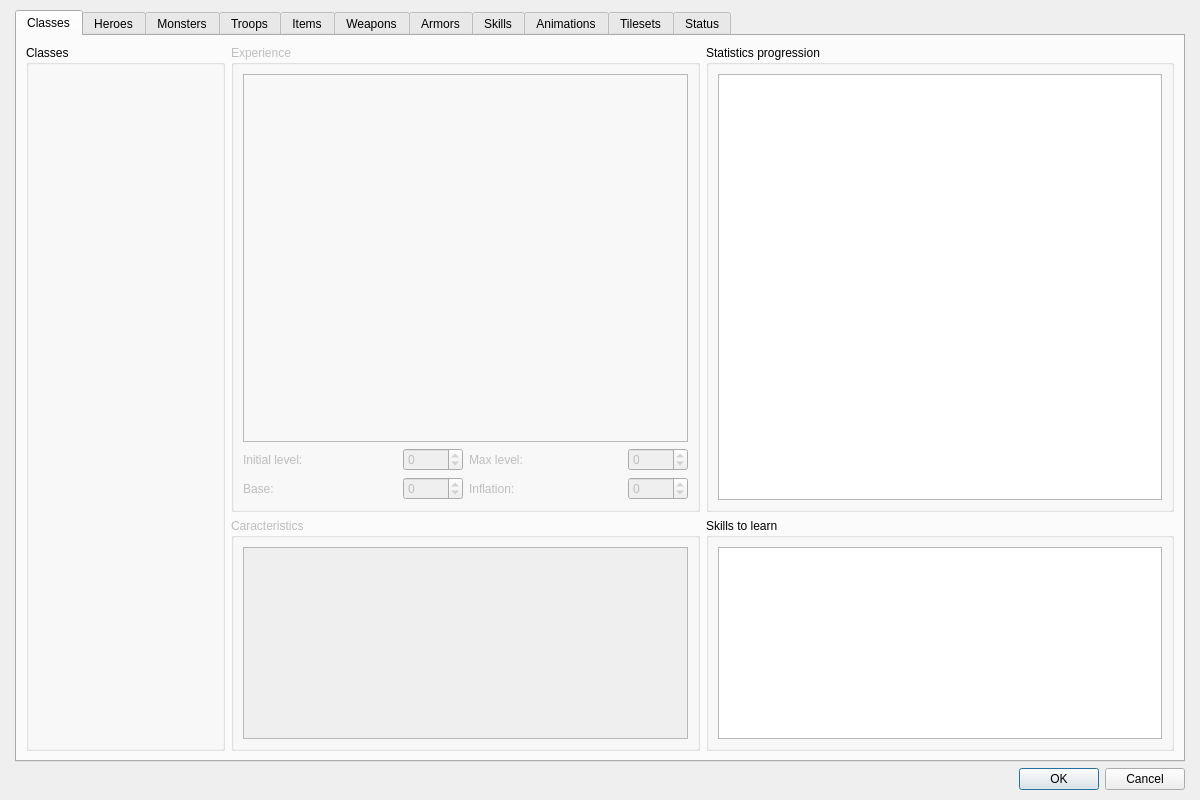
<?xml version="1.0" encoding="UTF-8"?>
<ui version="4.0">
 <class>DialogDatas</class>
 <widget class="QDialog" name="DialogDatas">
  <property name="geometry">
   <rect>
    <x>0</x>
    <y>0</y>
    <width>1200</width>
    <height>800</height>
   </rect>
  </property>
  <property name="minimumSize">
   <size>
    <width>1200</width>
    <height>800</height>
   </size>
  </property>
  <property name="maximumSize">
   <size>
    <width>1200</width>
    <height>800</height>
   </size>
  </property>
  <property name="contextMenuPolicy">
   <enum>Qt::CustomContextMenu</enum>
  </property>
  <property name="windowTitle">
   <string>Datas Manager</string>
  </property>
  <layout class="QGridLayout" name="gridLayout_14">
   <property name="leftMargin">
    <number>15</number>
   </property>
   <property name="topMargin">
    <number>10</number>
   </property>
   <property name="rightMargin">
    <number>15</number>
   </property>
   <property name="bottomMargin">
    <number>10</number>
   </property>
   <item row="0" column="0">
    <layout class="QVBoxLayout" name="verticalLayout">
     <item>
      <widget class="QTabWidget" name="tabWidget">
       <property name="currentIndex">
        <number>0</number>
       </property>
       <property name="elideMode">
        <enum>Qt::ElideNone</enum>
       </property>
       <property name="usesScrollButtons">
        <bool>true</bool>
       </property>
       <widget class="QWidget" name="tab_8">
        <attribute name="title">
         <string>Classes</string>
        </attribute>
        <layout class="QGridLayout" name="gridLayout_39">
         <item row="0" column="0">
          <layout class="QHBoxLayout" name="horizontalLayout_5" stretch="0,1">
           <item>
            <widget class="QGroupBox" name="groupBox_18">
             <property name="minimumSize">
              <size>
               <width>0</width>
               <height>0</height>
              </size>
             </property>
             <property name="maximumSize">
              <size>
               <width>16777215</width>
               <height>16777215</height>
              </size>
             </property>
             <property name="title">
              <string>Classes</string>
             </property>
             <layout class="QGridLayout" name="gridLayout_23">
              <item row="0" column="0">
               <widget class="PanelSuperList" name="panelSuperListClasses" native="true">
                <property name="minimumSize">
                 <size>
                  <width>175</width>
                  <height>0</height>
                 </size>
                </property>
                <property name="maximumSize">
                 <size>
                  <width>175</width>
                  <height>16777215</height>
                 </size>
                </property>
               </widget>
              </item>
             </layout>
            </widget>
           </item>
           <item>
            <layout class="QGridLayout" name="gridLayout_37" rowstretch="2,1">
             <item row="0" column="0">
              <widget class="QGroupBox" name="groupBox_30">
               <property name="enabled">
                <bool>false</bool>
               </property>
               <property name="title">
                <string>Experience</string>
               </property>
               <layout class="QGridLayout" name="gridLayout_38">
                <item row="0" column="0">
                 <layout class="QVBoxLayout" name="verticalLayout_21" stretch="1,0">
                  <item>
                   <widget class="QFrame" name="frame">
                    <property name="frameShape">
                     <enum>QFrame::StyledPanel</enum>
                    </property>
                    <property name="frameShadow">
                     <enum>QFrame::Raised</enum>
                    </property>
                   </widget>
                  </item>
                  <item>
                   <layout class="QGridLayout" name="gridLayout_28" columnstretch="0,1,0,1">
                    <item row="1" column="3">
                     <widget class="QSpinBox" name="spinBoxClassInflation">
                      <property name="maximumSize">
                       <size>
                        <width>60</width>
                        <height>16777215</height>
                       </size>
                      </property>
                      <property name="minimum">
                       <number>-999999999</number>
                      </property>
                      <property name="maximum">
                       <number>999999999</number>
                      </property>
                     </widget>
                    </item>
                    <item row="1" column="0">
                     <widget class="QLabel" name="label_16">
                      <property name="text">
                       <string>Base:</string>
                      </property>
                     </widget>
                    </item>
                    <item row="0" column="0">
                     <widget class="QLabel" name="label_14">
                      <property name="text">
                       <string>Initial level:</string>
                      </property>
                     </widget>
                    </item>
                    <item row="0" column="1">
                     <widget class="QSpinBox" name="spinBoxClassInitialLevel">
                      <property name="maximumSize">
                       <size>
                        <width>60</width>
                        <height>16777215</height>
                       </size>
                      </property>
                      <property name="minimum">
                       <number>-999999999</number>
                      </property>
                      <property name="maximum">
                       <number>999999999</number>
                      </property>
                     </widget>
                    </item>
                    <item row="0" column="2">
                     <widget class="QLabel" name="label_15">
                      <property name="text">
                       <string>Max level:</string>
                      </property>
                     </widget>
                    </item>
                    <item row="0" column="3">
                     <widget class="QSpinBox" name="spinBoxClassMaxLevel">
                      <property name="maximumSize">
                       <size>
                        <width>60</width>
                        <height>16777215</height>
                       </size>
                      </property>
                      <property name="minimum">
                       <number>-999999999</number>
                      </property>
                      <property name="maximum">
                       <number>999999999</number>
                      </property>
                     </widget>
                    </item>
                    <item row="1" column="1">
                     <widget class="QSpinBox" name="spinBoxClassBase">
                      <property name="maximumSize">
                       <size>
                        <width>60</width>
                        <height>16777215</height>
                       </size>
                      </property>
                      <property name="minimum">
                       <number>-999999999</number>
                      </property>
                      <property name="maximum">
                       <number>999999999</number>
                      </property>
                     </widget>
                    </item>
                    <item row="1" column="2">
                     <widget class="QLabel" name="label_17">
                      <property name="text">
                       <string>Inflation:</string>
                      </property>
                     </widget>
                    </item>
                   </layout>
                  </item>
                 </layout>
                </item>
               </layout>
              </widget>
             </item>
             <item row="0" column="1">
              <widget class="QGroupBox" name="groupBox_20">
               <property name="title">
                <string>Statistics progression</string>
               </property>
               <layout class="QGridLayout" name="gridLayout_26">
                <item row="0" column="0">
                 <widget class="WidgetSuperTree" name="treeViewStatisticsProgression">
                  <property name="editTriggers">
                   <set>QAbstractItemView::NoEditTriggers</set>
                  </property>
                  <property name="indentation">
                   <number>0</number>
                  </property>
                 </widget>
                </item>
               </layout>
              </widget>
             </item>
             <item row="1" column="0">
              <widget class="QGroupBox" name="groupBox_29">
               <property name="enabled">
                <bool>false</bool>
               </property>
               <property name="title">
                <string>Caracteristics</string>
               </property>
               <layout class="QGridLayout" name="gridLayout_27">
                <item row="0" column="0">
                 <widget class="QTreeView" name="treeView_2">
                  <property name="editTriggers">
                   <set>QAbstractItemView::NoEditTriggers</set>
                  </property>
                 </widget>
                </item>
               </layout>
              </widget>
             </item>
             <item row="1" column="1">
              <widget class="QGroupBox" name="groupBox_21">
               <property name="title">
                <string>Skills to learn</string>
               </property>
               <layout class="QGridLayout" name="gridLayout_25">
                <item row="0" column="0">
                 <widget class="WidgetSuperTree" name="treeViewClassSkills">
                  <property name="verticalScrollBarPolicy">
                   <enum>Qt::ScrollBarAsNeeded</enum>
                  </property>
                  <property name="horizontalScrollBarPolicy">
                   <enum>Qt::ScrollBarAlwaysOff</enum>
                  </property>
                  <property name="editTriggers">
                   <set>QAbstractItemView::NoEditTriggers</set>
                  </property>
                  <property name="showDropIndicator" stdset="0">
                   <bool>false</bool>
                  </property>
                  <property name="indentation">
                   <number>0</number>
                  </property>
                 </widget>
                </item>
               </layout>
              </widget>
             </item>
            </layout>
           </item>
          </layout>
         </item>
        </layout>
       </widget>
       <widget class="QWidget" name="tab_6">
        <attribute name="title">
         <string>Heroes</string>
        </attribute>
        <layout class="QGridLayout" name="gridLayout_3">
         <item row="0" column="0">
          <layout class="QHBoxLayout" name="horizontalLayout_8" stretch="0,1">
           <item>
            <widget class="QGroupBox" name="groupBox_16">
             <property name="minimumSize">
              <size>
               <width>0</width>
               <height>0</height>
              </size>
             </property>
             <property name="maximumSize">
              <size>
               <width>16777215</width>
               <height>16777215</height>
              </size>
             </property>
             <property name="title">
              <string>Heroes</string>
             </property>
             <layout class="QGridLayout" name="gridLayout_21">
              <item row="0" column="0">
               <widget class="PanelSuperList" name="panelSuperListHeroes" native="true">
                <property name="minimumSize">
                 <size>
                  <width>175</width>
                  <height>0</height>
                 </size>
                </property>
                <property name="maximumSize">
                 <size>
                  <width>175</width>
                  <height>16777215</height>
                 </size>
                </property>
               </widget>
              </item>
             </layout>
            </widget>
           </item>
           <item>
            <widget class="QWidget" name="widget" native="true">
             <widget class="QWidget" name="layoutWidget_2">
              <property name="geometry">
               <rect>
                <x>10</x>
                <y>10</y>
                <width>161</width>
                <height>46</height>
               </rect>
              </property>
              <layout class="QVBoxLayout" name="verticalLayout_19" stretch="0,1">
               <property name="spacing">
                <number>0</number>
               </property>
               <item>
                <widget class="QLabel" name="label_13">
                 <property name="text">
                  <string>Class:</string>
                 </property>
                </widget>
               </item>
               <item>
                <widget class="QComboBox" name="comboBoxHeroClass"/>
               </item>
              </layout>
             </widget>
            </widget>
           </item>
          </layout>
         </item>
        </layout>
       </widget>
       <widget class="QWidget" name="tab_10">
        <attribute name="title">
         <string>Monsters</string>
        </attribute>
        <layout class="QGridLayout" name="gridLayout_5">
         <item row="0" column="0">
          <layout class="QHBoxLayout" name="horizontalLayout_9" stretch="0,1">
           <item>
            <widget class="QGroupBox" name="groupBox_17">
             <property name="minimumSize">
              <size>
               <width>0</width>
               <height>0</height>
              </size>
             </property>
             <property name="maximumSize">
              <size>
               <width>16777215</width>
               <height>16777215</height>
              </size>
             </property>
             <property name="title">
              <string>Monsters</string>
             </property>
             <layout class="QGridLayout" name="gridLayout_22">
              <item row="0" column="0">
               <widget class="PanelSuperList" name="panelSuperListMonsters" native="true">
                <property name="minimumSize">
                 <size>
                  <width>175</width>
                  <height>0</height>
                 </size>
                </property>
                <property name="maximumSize">
                 <size>
                  <width>175</width>
                  <height>16777215</height>
                 </size>
                </property>
               </widget>
              </item>
             </layout>
            </widget>
           </item>
           <item>
            <widget class="QWidget" name="widget_2" native="true">
             <widget class="QWidget" name="layoutWidget_4">
              <property name="geometry">
               <rect>
                <x>10</x>
                <y>10</y>
                <width>161</width>
                <height>46</height>
               </rect>
              </property>
              <layout class="QVBoxLayout" name="verticalLayout_20" stretch="0,1">
               <property name="spacing">
                <number>0</number>
               </property>
               <item>
                <widget class="QLabel" name="label_18">
                 <property name="text">
                  <string>Class:</string>
                 </property>
                </widget>
               </item>
               <item>
                <widget class="QComboBox" name="comboBoxMonsterClass"/>
               </item>
              </layout>
             </widget>
             <widget class="QPushButton" name="pushButtonMonsterbattleRewards">
              <property name="enabled">
               <bool>false</bool>
              </property>
              <property name="geometry">
               <rect>
                <x>440</x>
                <y>30</y>
                <width>171</width>
                <height>25</height>
               </rect>
              </property>
              <property name="text">
               <string>Configure battle...</string>
              </property>
             </widget>
            </widget>
           </item>
          </layout>
         </item>
        </layout>
       </widget>
       <widget class="QWidget" name="tab_11">
        <attribute name="title">
         <string>Troops</string>
        </attribute>
        <layout class="QGridLayout" name="gridLayout_2">
         <item row="0" column="0">
          <layout class="QHBoxLayout" name="horizontalLayout_3" stretch="0,1">
           <item>
            <widget class="QGroupBox" name="groupBox_19">
             <property name="enabled">
              <bool>false</bool>
             </property>
             <property name="minimumSize">
              <size>
               <width>0</width>
               <height>0</height>
              </size>
             </property>
             <property name="maximumSize">
              <size>
               <width>16777215</width>
               <height>16777215</height>
              </size>
             </property>
             <property name="title">
              <string>Troops</string>
             </property>
             <layout class="QGridLayout" name="gridLayout_24">
              <item row="0" column="0">
               <widget class="PanelSuperList" name="panelSuperListTroops" native="true">
                <property name="minimumSize">
                 <size>
                  <width>175</width>
                  <height>0</height>
                 </size>
                </property>
                <property name="maximumSize">
                 <size>
                  <width>175</width>
                  <height>16777215</height>
                 </size>
                </property>
               </widget>
              </item>
             </layout>
            </widget>
           </item>
           <item>
            <layout class="QVBoxLayout" name="verticalLayout_4" stretch="0,0,1">
             <property name="spacing">
              <number>15</number>
             </property>
             <item>
              <layout class="QHBoxLayout" name="horizontalLayout">
               <item>
                <widget class="QLabel" name="label_3">
                 <property name="enabled">
                  <bool>false</bool>
                 </property>
                 <property name="text">
                  <string>Battle map:</string>
                 </property>
                </widget>
               </item>
               <item>
                <widget class="QComboBox" name="comboBox">
                 <property name="enabled">
                  <bool>false</bool>
                 </property>
                 <property name="minimumSize">
                  <size>
                   <width>160</width>
                   <height>0</height>
                  </size>
                 </property>
                 <property name="maximumSize">
                  <size>
                   <width>160</width>
                   <height>16777215</height>
                  </size>
                 </property>
                </widget>
               </item>
               <item>
                <spacer name="horizontalSpacer">
                 <property name="orientation">
                  <enum>Qt::Horizontal</enum>
                 </property>
                 <property name="sizeHint" stdset="0">
                  <size>
                   <width>248</width>
                   <height>20</height>
                  </size>
                 </property>
                </spacer>
               </item>
               <item>
                <widget class="QPushButton" name="pushButton">
                 <property name="enabled">
                  <bool>false</bool>
                 </property>
                 <property name="text">
                  <string>Test...</string>
                 </property>
                </widget>
               </item>
              </layout>
             </item>
             <item>
              <layout class="QHBoxLayout" name="horizontalLayout_2" stretch="1,1">
               <item>
                <widget class="QGroupBox" name="groupBox_3">
                 <property name="enabled">
                  <bool>false</bool>
                 </property>
                 <property name="title">
                  <string>Monsters list</string>
                 </property>
                 <layout class="QGridLayout" name="gridLayout">
                  <item row="0" column="0">
                   <widget class="WidgetSuperTree" name="treeViewMonstersList">
                    <property name="maximumSize">
                     <size>
                      <width>16777215</width>
                      <height>16777215</height>
                     </size>
                    </property>
                    <property name="indentation">
                     <number>0</number>
                    </property>
                   </widget>
                  </item>
                 </layout>
                </widget>
               </item>
               <item>
                <spacer name="horizontalSpacer_2">
                 <property name="orientation">
                  <enum>Qt::Horizontal</enum>
                 </property>
                 <property name="sizeHint" stdset="0">
                  <size>
                   <width>288</width>
                   <height>228</height>
                  </size>
                 </property>
                </spacer>
               </item>
              </layout>
             </item>
             <item>
              <widget class="QGroupBox" name="groupBox_2">
               <property name="enabled">
                <bool>false</bool>
               </property>
               <property name="title">
                <string>States</string>
               </property>
              </widget>
             </item>
            </layout>
           </item>
          </layout>
         </item>
        </layout>
       </widget>
       <widget class="QWidget" name="tab_2">
        <attribute name="title">
         <string>Items</string>
        </attribute>
        <layout class="QGridLayout" name="gridLayout_6">
         <item row="0" column="0">
          <layout class="QHBoxLayout" name="horizontalLayout_10" stretch="0,1">
           <item>
            <widget class="QGroupBox" name="groupBox_12">
             <property name="minimumSize">
              <size>
               <width>0</width>
               <height>0</height>
              </size>
             </property>
             <property name="maximumSize">
              <size>
               <width>16777215</width>
               <height>16777215</height>
              </size>
             </property>
             <property name="title">
              <string>Items</string>
             </property>
             <layout class="QGridLayout" name="gridLayout_17">
              <property name="leftMargin">
               <number>9</number>
              </property>
              <property name="topMargin">
               <number>9</number>
              </property>
              <property name="rightMargin">
               <number>9</number>
              </property>
              <property name="bottomMargin">
               <number>9</number>
              </property>
              <item row="0" column="0">
               <widget class="PanelSuperList" name="panelSuperListItems" native="true">
                <property name="minimumSize">
                 <size>
                  <width>175</width>
                  <height>0</height>
                 </size>
                </property>
                <property name="maximumSize">
                 <size>
                  <width>175</width>
                  <height>16777215</height>
                 </size>
                </property>
               </widget>
              </item>
             </layout>
            </widget>
           </item>
           <item>
            <widget class="QWidget" name="widget_3" native="true">
             <widget class="QWidget" name="layoutWidget_5">
              <property name="geometry">
               <rect>
                <x>10</x>
                <y>10</y>
                <width>161</width>
                <height>46</height>
               </rect>
              </property>
              <layout class="QVBoxLayout" name="verticalLayout_18" stretch="0,1">
               <property name="spacing">
                <number>0</number>
               </property>
               <item>
                <widget class="QLabel" name="label_12">
                 <property name="text">
                  <string>Type:</string>
                 </property>
                </widget>
               </item>
               <item>
                <widget class="QComboBox" name="comboBoxItemType">
                 <item>
                  <property name="text">
                   <string>None</string>
                  </property>
                 </item>
                </widget>
               </item>
              </layout>
             </widget>
             <widget class="QCheckBox" name="checkBoxItemConsumable">
              <property name="geometry">
               <rect>
                <x>10</x>
                <y>70</y>
                <width>161</width>
                <height>21</height>
               </rect>
              </property>
              <property name="text">
               <string>Consumable</string>
              </property>
             </widget>
            </widget>
           </item>
          </layout>
         </item>
        </layout>
       </widget>
       <widget class="QWidget" name="tab_4">
        <attribute name="title">
         <string>Weapons</string>
        </attribute>
        <layout class="QGridLayout" name="gridLayout_7">
         <item row="0" column="0">
          <layout class="QHBoxLayout" name="horizontalLayout_11" stretch="0,1">
           <item>
            <widget class="QGroupBox" name="groupBox_14">
             <property name="minimumSize">
              <size>
               <width>0</width>
               <height>0</height>
              </size>
             </property>
             <property name="maximumSize">
              <size>
               <width>16777215</width>
               <height>16777215</height>
              </size>
             </property>
             <property name="title">
              <string>Weapons</string>
             </property>
             <layout class="QGridLayout" name="gridLayout_19">
              <item row="0" column="0">
               <widget class="PanelSuperList" name="panelSuperListWeapons" native="true">
                <property name="minimumSize">
                 <size>
                  <width>175</width>
                  <height>0</height>
                 </size>
                </property>
                <property name="maximumSize">
                 <size>
                  <width>175</width>
                  <height>16777215</height>
                 </size>
                </property>
               </widget>
              </item>
             </layout>
            </widget>
           </item>
           <item>
            <widget class="QWidget" name="widget_4" native="true">
             <widget class="QWidget" name="layoutWidget_1">
              <property name="geometry">
               <rect>
                <x>10</x>
                <y>10</y>
                <width>161</width>
                <height>50</height>
               </rect>
              </property>
              <layout class="QVBoxLayout" name="verticalLayout_2">
               <property name="spacing">
                <number>0</number>
               </property>
               <item>
                <widget class="QLabel" name="label">
                 <property name="text">
                  <string>Kind:</string>
                 </property>
                </widget>
               </item>
               <item>
                <widget class="QComboBox" name="comboBoxWeaponKind"/>
               </item>
              </layout>
             </widget>
            </widget>
           </item>
          </layout>
         </item>
        </layout>
       </widget>
       <widget class="QWidget" name="tab_5">
        <attribute name="title">
         <string>Armors</string>
        </attribute>
        <layout class="QGridLayout" name="gridLayout_8">
         <item row="0" column="0">
          <layout class="QHBoxLayout" name="horizontalLayout_12" stretch="0,1">
           <item>
            <widget class="QGroupBox" name="groupBox_15">
             <property name="minimumSize">
              <size>
               <width>0</width>
               <height>0</height>
              </size>
             </property>
             <property name="maximumSize">
              <size>
               <width>16777215</width>
               <height>16777215</height>
              </size>
             </property>
             <property name="title">
              <string>Armors</string>
             </property>
             <layout class="QGridLayout" name="gridLayout_20">
              <item row="0" column="0">
               <widget class="PanelSuperList" name="panelSuperListArmors" native="true">
                <property name="minimumSize">
                 <size>
                  <width>175</width>
                  <height>0</height>
                 </size>
                </property>
                <property name="maximumSize">
                 <size>
                  <width>175</width>
                  <height>16777215</height>
                 </size>
                </property>
               </widget>
              </item>
             </layout>
            </widget>
           </item>
           <item>
            <widget class="QWidget" name="widget_5" native="true">
             <widget class="QWidget" name="layoutWidget_3">
              <property name="geometry">
               <rect>
                <x>10</x>
                <y>10</y>
                <width>161</width>
                <height>50</height>
               </rect>
              </property>
              <layout class="QVBoxLayout" name="verticalLayout_3">
               <property name="spacing">
                <number>0</number>
               </property>
               <item>
                <widget class="QLabel" name="label_2">
                 <property name="text">
                  <string>Kind:</string>
                 </property>
                </widget>
               </item>
               <item>
                <widget class="QComboBox" name="comboBoxArmorKind"/>
               </item>
              </layout>
             </widget>
            </widget>
           </item>
          </layout>
         </item>
        </layout>
       </widget>
       <widget class="QWidget" name="tab_3">
        <attribute name="title">
         <string>Skills</string>
        </attribute>
        <layout class="QGridLayout" name="gridLayout_9">
         <item row="0" column="0">
          <layout class="QHBoxLayout" name="horizontalLayout_13" stretch="0,1">
           <item>
            <widget class="QGroupBox" name="groupBox_13">
             <property name="minimumSize">
              <size>
               <width>0</width>
               <height>0</height>
              </size>
             </property>
             <property name="maximumSize">
              <size>
               <width>16777215</width>
               <height>16777215</height>
              </size>
             </property>
             <property name="title">
              <string>Skills</string>
             </property>
             <layout class="QGridLayout" name="gridLayout_18">
              <item row="0" column="0">
               <widget class="PanelSuperList" name="panelSuperListSkills" native="true">
                <property name="minimumSize">
                 <size>
                  <width>175</width>
                  <height>0</height>
                 </size>
                </property>
                <property name="maximumSize">
                 <size>
                  <width>175</width>
                  <height>16777215</height>
                 </size>
                </property>
               </widget>
              </item>
             </layout>
            </widget>
           </item>
           <item>
            <widget class="QWidget" name="widget_6" native="true"/>
           </item>
          </layout>
         </item>
        </layout>
       </widget>
       <widget class="QWidget" name="tab">
        <attribute name="title">
         <string>Animations</string>
        </attribute>
       </widget>
       <widget class="QWidget" name="tab_7">
        <attribute name="title">
         <string>Tilesets</string>
        </attribute>
        <layout class="QGridLayout" name="gridLayout_4">
         <item row="0" column="0">
          <layout class="QHBoxLayout" name="horizontalLayout_7" stretch="0,1">
           <item>
            <widget class="QGroupBox" name="groupBox_22">
             <property name="minimumSize">
              <size>
               <width>0</width>
               <height>0</height>
              </size>
             </property>
             <property name="maximumSize">
              <size>
               <width>16777215</width>
               <height>16777215</height>
              </size>
             </property>
             <property name="title">
              <string>Tilesets</string>
             </property>
             <layout class="QGridLayout" name="gridLayout_29">
              <item row="0" column="0">
               <widget class="PanelSuperList" name="panelSuperListTilesets" native="true">
                <property name="minimumSize">
                 <size>
                  <width>175</width>
                  <height>0</height>
                 </size>
                </property>
                <property name="maximumSize">
                 <size>
                  <width>175</width>
                  <height>16777215</height>
                 </size>
                </property>
               </widget>
              </item>
             </layout>
            </widget>
           </item>
           <item>
            <layout class="QHBoxLayout" name="horizontalLayout_6" stretch="0,1">
             <item>
              <layout class="QVBoxLayout" name="verticalLayout_5" stretch="0,1">
               <item>
                <layout class="QHBoxLayout" name="horizontalLayout_4">
                 <item>
                  <widget class="QLabel" name="label_4">
                   <property name="text">
                    <string>Picture:</string>
                   </property>
                  </widget>
                 </item>
                 <item>
                  <widget class="WidgetPicture" name="widgetPictureTileset" native="true">
                   <property name="minimumSize">
                    <size>
                     <width>200</width>
                     <height>27</height>
                    </size>
                   </property>
                   <property name="maximumSize">
                    <size>
                     <width>200</width>
                     <height>27</height>
                    </size>
                   </property>
                  </widget>
                 </item>
                </layout>
               </item>
               <item>
                <layout class="QVBoxLayout" name="verticalLayout_6" stretch="1,1,1,1,1">
                 <item>
                  <widget class="QGroupBox" name="groupBox_4">
                   <property name="enabled">
                    <bool>true</bool>
                   </property>
                   <property name="title">
                    <string>Autotiles</string>
                   </property>
                   <layout class="QGridLayout" name="gridLayout_11">
                    <item row="0" column="0">
                     <layout class="QVBoxLayout" name="verticalLayout_8" stretch="1,0">
                      <item>
                       <widget class="PanelSuperList" name="panelSuperListTilesetAutotiles" native="true">
                        <property name="minimumSize">
                         <size>
                          <width>230</width>
                          <height>0</height>
                         </size>
                        </property>
                        <property name="maximumSize">
                         <size>
                          <width>230</width>
                          <height>16777215</height>
                         </size>
                        </property>
                       </widget>
                      </item>
                      <item>
                       <widget class="QPushButton" name="pushButtonAutotiles">
                        <property name="text">
                         <string>Choose...</string>
                        </property>
                       </widget>
                      </item>
                     </layout>
                    </item>
                   </layout>
                  </widget>
                 </item>
                 <item>
                  <widget class="QGroupBox" name="groupBox_7">
                   <property name="enabled">
                    <bool>false</bool>
                   </property>
                   <property name="title">
                    <string>Animated autotiles</string>
                   </property>
                   <layout class="QGridLayout" name="gridLayout_15">
                    <item row="0" column="0">
                     <layout class="QVBoxLayout" name="verticalLayout_11" stretch="1,0">
                      <item>
                       <widget class="PanelSuperList" name="panelSuperListTilesetAnimatedAutotiles" native="true">
                        <property name="minimumSize">
                         <size>
                          <width>230</width>
                          <height>0</height>
                         </size>
                        </property>
                        <property name="maximumSize">
                         <size>
                          <width>230</width>
                          <height>16777215</height>
                         </size>
                        </property>
                       </widget>
                      </item>
                      <item>
                       <widget class="QPushButton" name="pushButtonAnimatedAutotiles">
                        <property name="text">
                         <string>Choose...</string>
                        </property>
                       </widget>
                      </item>
                     </layout>
                    </item>
                   </layout>
                  </widget>
                 </item>
                 <item>
                  <widget class="QGroupBox" name="groupBox">
                   <property name="enabled">
                    <bool>true</bool>
                   </property>
                   <property name="title">
                    <string>Sprite walls</string>
                   </property>
                   <layout class="QGridLayout" name="gridLayout_10">
                    <item row="0" column="0">
                     <layout class="QVBoxLayout" name="verticalLayout_7" stretch="1,0">
                      <item>
                       <widget class="PanelSuperList" name="panelSuperListTilesetSpriteWalls" native="true">
                        <property name="minimumSize">
                         <size>
                          <width>230</width>
                          <height>0</height>
                         </size>
                        </property>
                        <property name="maximumSize">
                         <size>
                          <width>230</width>
                          <height>16777215</height>
                         </size>
                        </property>
                       </widget>
                      </item>
                      <item>
                       <widget class="QPushButton" name="pushButtonSpriteWalls">
                        <property name="text">
                         <string>Choose...</string>
                        </property>
                       </widget>
                      </item>
                     </layout>
                    </item>
                   </layout>
                  </widget>
                 </item>
                 <item>
                  <widget class="QGroupBox" name="groupBox_6">
                   <property name="enabled">
                    <bool>false</bool>
                   </property>
                   <property name="title">
                    <string>3D objects</string>
                   </property>
                   <layout class="QGridLayout" name="gridLayout_12">
                    <item row="0" column="0">
                     <layout class="QVBoxLayout" name="verticalLayout_9" stretch="1,0">
                      <item>
                       <widget class="PanelSuperList" name="panelSuperListTileset3DObjects" native="true">
                        <property name="minimumSize">
                         <size>
                          <width>230</width>
                          <height>0</height>
                         </size>
                        </property>
                        <property name="maximumSize">
                         <size>
                          <width>230</width>
                          <height>16777215</height>
                         </size>
                        </property>
                       </widget>
                      </item>
                      <item>
                       <widget class="QPushButton" name="pushButton3DObjects">
                        <property name="text">
                         <string>Choose...</string>
                        </property>
                       </widget>
                      </item>
                     </layout>
                    </item>
                   </layout>
                  </widget>
                 </item>
                 <item>
                  <widget class="QGroupBox" name="groupBox_5">
                   <property name="enabled">
                    <bool>false</bool>
                   </property>
                   <property name="title">
                    <string>Reliefs</string>
                   </property>
                   <layout class="QGridLayout" name="gridLayout_13">
                    <item row="0" column="0">
                     <layout class="QVBoxLayout" name="verticalLayout_10" stretch="1,0">
                      <item>
                       <widget class="PanelSuperList" name="panelSuperListTilesetReliefs" native="true">
                        <property name="minimumSize">
                         <size>
                          <width>230</width>
                          <height>0</height>
                         </size>
                        </property>
                        <property name="maximumSize">
                         <size>
                          <width>230</width>
                          <height>16777215</height>
                         </size>
                        </property>
                       </widget>
                      </item>
                      <item>
                       <widget class="QPushButton" name="pushButtonReliefs">
                        <property name="text">
                         <string>Choose...</string>
                        </property>
                       </widget>
                      </item>
                     </layout>
                    </item>
                   </layout>
                  </widget>
                 </item>
                </layout>
               </item>
              </layout>
             </item>
             <item>
              <widget class="WidgetTilesetSettings" name="widgetTilesetPictureSettings" native="true"/>
             </item>
            </layout>
           </item>
          </layout>
         </item>
        </layout>
       </widget>
       <widget class="QWidget" name="tab_9">
        <attribute name="title">
         <string>Status</string>
        </attribute>
       </widget>
      </widget>
     </item>
     <item>
      <widget class="QDialogButtonBox" name="buttonBox">
       <property name="orientation">
        <enum>Qt::Horizontal</enum>
       </property>
       <property name="standardButtons">
        <set>QDialogButtonBox::Cancel|QDialogButtonBox::Ok</set>
       </property>
      </widget>
     </item>
    </layout>
   </item>
  </layout>
 </widget>
 <customwidgets>
  <customwidget>
   <class>WidgetSuperTree</class>
   <extends>QTreeView</extends>
   <header>widgetsupertree.h</header>
  </customwidget>
  <customwidget>
   <class>PanelSuperList</class>
   <extends>QWidget</extends>
   <header>panelsuperlist.h</header>
   <container>1</container>
  </customwidget>
  <customwidget>
   <class>WidgetPicture</class>
   <extends>QWidget</extends>
   <header>widgetpicture.h</header>
   <container>1</container>
  </customwidget>
  <customwidget>
   <class>WidgetTilesetSettings</class>
   <extends>QWidget</extends>
   <header>widgettilesetsettings.h</header>
   <container>1</container>
  </customwidget>
 </customwidgets>
 <resources/>
 <connections>
  <connection>
   <sender>buttonBox</sender>
   <signal>rejected()</signal>
   <receiver>DialogDatas</receiver>
   <slot>reject()</slot>
   <hints>
    <hint type="sourcelabel">
     <x>342</x>
     <y>638</y>
    </hint>
    <hint type="destinationlabel">
     <x>286</x>
     <y>274</y>
    </hint>
   </hints>
  </connection>
  <connection>
   <sender>buttonBox</sender>
   <signal>accepted()</signal>
   <receiver>DialogDatas</receiver>
   <slot>accept()</slot>
   <hints>
    <hint type="sourcelabel">
     <x>274</x>
     <y>638</y>
    </hint>
    <hint type="destinationlabel">
     <x>157</x>
     <y>274</y>
    </hint>
   </hints>
  </connection>
 </connections>
</ui>
